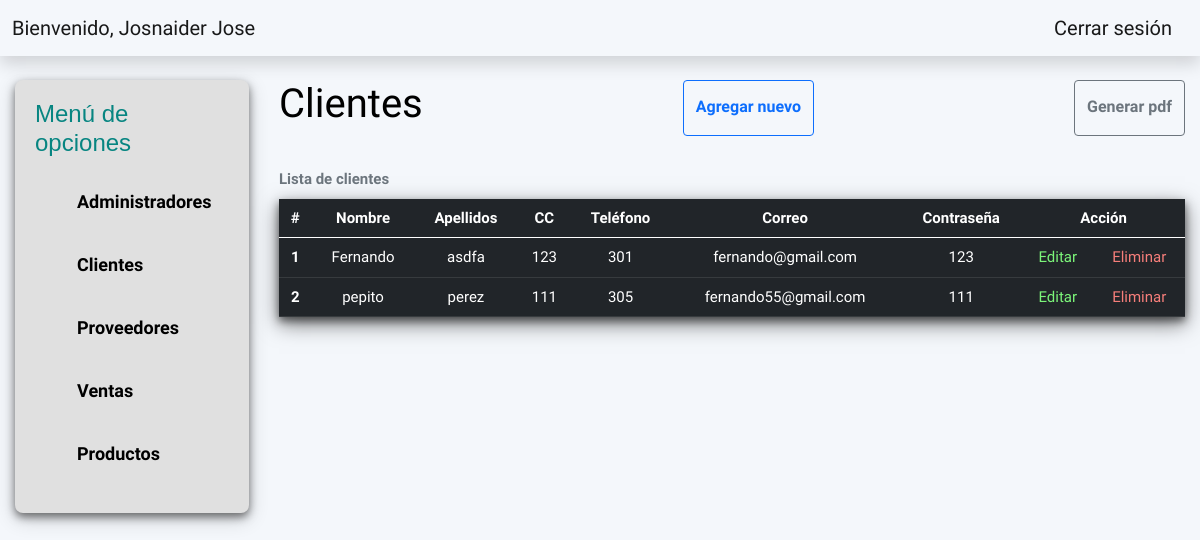
The page /Vistas/vista_clientes.php (signed in) on the database its author committed.
### tables this page shows
CREATE TABLE `tb_administradores` (
  `id` int(11) NOT NULL,
  `nombre` varchar(50) NOT NULL,
  `apellidos` varchar(50) NOT NULL,
  `identificacion` varchar(20) NOT NULL,
  `codigo_admin` varchar(20) NOT NULL,
  `telefono` varchar(20) NOT NULL,
  `correo` varchar(50) NOT NULL,
  `pass` varchar(50) NOT NULL
);

CREATE TABLE `tb_clientes` (
  `id` int(11) NOT NULL,
  `nombre` varchar(50) NOT NULL,
  `apellidos` varchar(50) NOT NULL,
  `telefono` varchar(20) NOT NULL,
  `identificacion` varchar(20) NOT NULL,
  `correo` varchar(50) NOT NULL,
  `clave` varchar(50) NOT NULL
);

### Vistas/includes/consulta.php (called while the page is built, shortened)
<?php
require('../Variables/Conexion.php');
if (!isset($_SESSION['exito'])) {
    header("refresh:3;url=Login.php");
    mostrarHtml3();
    exit();
} else {
    $usuario = $_SESSION['exito'];
    $query = "SELECT * FROM tb_administradores where identificacion = $usuario";
    $resultado = $conexion->query($query);
    $filas = $resultado->fetch_assoc();
    $query4 = "SELECT * FROM tb_clientes";
    $res2 = $conexion->query($query4);
    while ($rowc = $res2->fetch_array()) {
        $rowsc[] = $rowc;
    }if(!$res2){
        $rowsc = "no hay clientes en la tabla";
    }
}

### Vistas/vista_clientes.php (the view, shortened to what this page needs)
<?php
include("includes/consulta.php");
?>
<!DOCTYPE html>
<html lang="en">
<head>
    <link rel="stylesheet" href="https://stackpath.bootstrapcdn.com/bootstrap/5.0.0-alpha1/css/bootstrap.min.css">
    <link rel="stylesheet" href="../Css/style.css?v=1" />
</head>
<body>
    <header>
        <?php include("includes/header.php"); ?>
    </header>
    <main>
        <div class="contenedor">
            <aside>
                <?php include("includes/aside.php") ?>
            </aside>
            <div class="contenedor-3">
                <div class="d-sm-flex justify-content-between mb-4">
                    <h1 class="titulo">Clientes</h1>
                    <a href="vista_crear_cliente.php" class="btn btn-outline-primary" role="button" target="_blank">Agregar nuevo</a>
                    <a href="../Variables/reporte_clientes.php" class="btn btn-outline-secondary" role="button" target="_blank">Generar pdf</a>
                </div>
                <table class="table table-dark table-hover caption-top">
                    <caption>Lista de clientes</caption>
                    <thead>
                        <tr>
                            <th scope="col">#</th>
                            <th scope="col">Nombre</th>
                            <th scope="col">Apellidos</th>
                            <th scope="col">CC</th>
                            <th scope="col">Teléfono</th>
                            <th scope="col">Correo</th>
                            <th scope="col">Contraseña</th>
                            <th scope="col" colspan="2">Acción</th>
                        </tr>
                    </thead>
                    <tbody>
                        <?php $v = 1;
                        foreach ($rowsc as $contenido) : ?>
                            <tr>
                                <th scope="row"><?php echo $v; ?></th>
                                <td><?php echo $contenido['nombre']; ?></td>
                                <td><?php echo $contenido['apellidos']; ?></td>
                                <td><?php echo $contenido['identificacion']; ?></td>
                                <td><?php echo $contenido['telefono']; ?></td>
                                <td><?php echo $contenido['correo']; ?></td>
                                <td><?php echo $contenido['clave']; ?></td>
                                <td>
                                    <a href="vista_editar_cliente.php?idc=<?php echo $contenido['id']; ?>" class="edit">Editar</a></td>
                                <td>
                                    <a href="?idce=<?php echo $contenido['id']; ?>" onclick="if (!confirm('Seguro que quieres borrar este cliente?')) return false" class="delete">Eliminar</a>
                    </td>
                                <?php $v++; ?>
                            </tr>
                        <?php endforeach ?>
                    </tbody>
                </table>
            </div>
        </div>
    </main>
</body>
</html>

### Vistas/includes/header.php (shortened to what this page needs)
<nav class="navbar navbar-expand navbar-light text-white topbar mb-4 static-top shadow">
    <div class="container-fluid">
        <a class="navbar-brand" href="ModuloAdministrador.php">Bienvenido,
            <?php
            echo $filas['nombre'];
            echo $filas['apellidos'];
            ?>
        </a>
        <a class="navbar-brand" href="../Variables/CerrarConexion.php">Cerrar sesión</a>
    </div>
</nav>

### Css/style.css (style rules this page uses)
:root { --dark: #000000; --dark-x: #1E2126; --light: #ffffff; --teal: #46b842; --teal-x: #CAFEB2; --blue-x: #1EA2F8; --light-s: #FFFFD8; }
body { font-family: 'Spartan', 'sans-serif'; font-weight: 300; color: var(--light); background-color: #F4F7FB; }
.btn { min-height: 3.125rem; font-weight: 600; }
aside { min-width: 20%; height: 100%; background-color: #E0E0E0; padding: 20px; border-radius: 8px; position: sticky; top: 10px; box-shadow: 0 4px 8px 0 rgba(0, 0, 0, 0.5), 0 6px 20px 0 rgba(0, 0, 0, 0.19); }
.contenedor { max-width: 97.5%; width: 100%; margin: 15px; display: flex; justify-content: space-between; }
.contenedor-3 { font-size: 15px; max-width: 100%; width: 80%; margin-left: 30px; margin-right: auto; display: block; color: black; }
table { text-align: center; box-shadow: 0 4px 8px 0 rgba(0, 0, 0, 0.5), 0 7px 20px 0 rgba(0, 0, 0, 0.50); }
table caption { font-weight: bold; }
table a { text-decoration: none; }
.edit { color: #7CF67A; }
.delete { color: #F67E7A; }
.btn { padding-top: 14px; }

### rows shown on the page
tb_administradores: nombre "Josnaider", apellidos "Jose"
tb_clientes: nombre "Fernando", apellidos "asdfa", identificacion "123", telefono "301", correo "fernando@gmail.com", clave "123"
tb_clientes: nombre "pepito", apellidos "perez", identificacion "111", telefono "305", correo "fernando55@gmail.com", clave "111"
